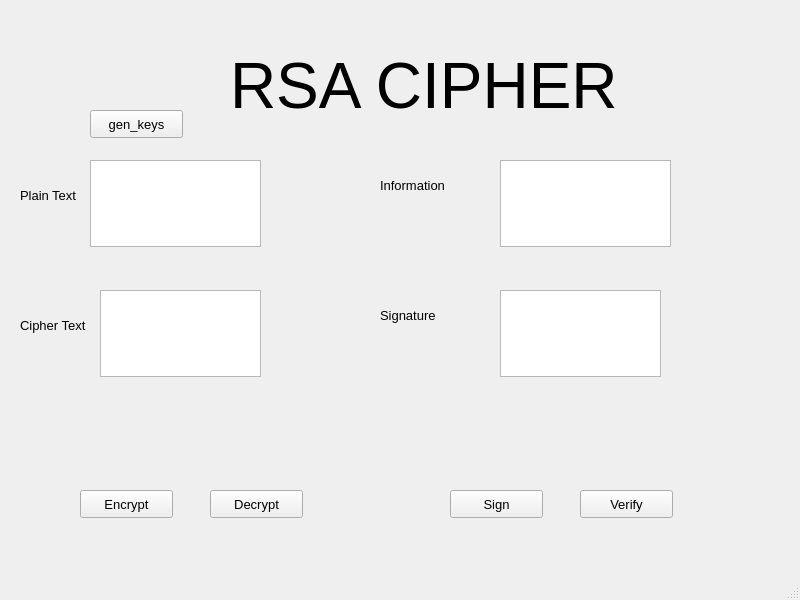
<?xml version="1.0" encoding="UTF-8"?>
<ui version="4.0">
 <class>MainWindow</class>
 <widget class="QMainWindow" name="MainWindow">
  <property name="geometry">
   <rect>
    <x>0</x>
    <y>0</y>
    <width>800</width>
    <height>600</height>
   </rect>
  </property>
  <property name="windowTitle">
   <string>MainWindow</string>
  </property>
  <widget class="QWidget" name="centralwidget">
   <widget class="QLabel" name="label_3">
    <property name="geometry">
     <rect>
      <x>20</x>
      <y>300</y>
      <width>71</width>
      <height>51</height>
     </rect>
    </property>
    <property name="font">
     <font>
      <pointsize>10</pointsize>
     </font>
    </property>
    <property name="text">
     <string>Cipher Text</string>
    </property>
   </widget>
   <widget class="QLabel" name="label_2">
    <property name="geometry">
     <rect>
      <x>20</x>
      <y>180</y>
      <width>91</width>
      <height>31</height>
     </rect>
    </property>
    <property name="font">
     <font>
      <pointsize>10</pointsize>
     </font>
    </property>
    <property name="text">
     <string>Plain Text</string>
    </property>
   </widget>
   <widget class="QPushButton" name="btn_decrypt">
    <property name="geometry">
     <rect>
      <x>210</x>
      <y>490</y>
      <width>93</width>
      <height>28</height>
     </rect>
    </property>
    <property name="font">
     <font>
      <pointsize>10</pointsize>
     </font>
    </property>
    <property name="text">
     <string>Decrypt</string>
    </property>
   </widget>
   <widget class="QLabel" name="label">
    <property name="geometry">
     <rect>
      <x>230</x>
      <y>50</y>
      <width>601</width>
      <height>71</height>
     </rect>
    </property>
    <property name="font">
     <font>
      <pointsize>48</pointsize>
     </font>
    </property>
    <property name="text">
     <string>RSA CIPHER</string>
    </property>
   </widget>
   <widget class="QPushButton" name="btn_encrypt">
    <property name="geometry">
     <rect>
      <x>80</x>
      <y>490</y>
      <width>93</width>
      <height>28</height>
     </rect>
    </property>
    <property name="font">
     <font>
      <pointsize>10</pointsize>
     </font>
    </property>
    <property name="text">
     <string>Encrypt</string>
    </property>
   </widget>
   <widget class="QTextEdit" name="txt_cipher_text">
    <property name="geometry">
     <rect>
      <x>100</x>
      <y>290</y>
      <width>161</width>
      <height>87</height>
     </rect>
    </property>
   </widget>
   <widget class="QTextEdit" name="txt_plain_text">
    <property name="geometry">
     <rect>
      <x>90</x>
      <y>160</y>
      <width>171</width>
      <height>87</height>
     </rect>
    </property>
   </widget>
   <widget class="QLabel" name="label_5">
    <property name="geometry">
     <rect>
      <x>380</x>
      <y>290</y>
      <width>71</width>
      <height>51</height>
     </rect>
    </property>
    <property name="font">
     <font>
      <pointsize>10</pointsize>
     </font>
    </property>
    <property name="text">
     <string>Signature</string>
    </property>
   </widget>
   <widget class="QLabel" name="label_6">
    <property name="geometry">
     <rect>
      <x>380</x>
      <y>170</y>
      <width>91</width>
      <height>31</height>
     </rect>
    </property>
    <property name="font">
     <font>
      <pointsize>10</pointsize>
     </font>
    </property>
    <property name="text">
     <string>Information</string>
    </property>
   </widget>
   <widget class="QTextEdit" name="txt_info">
    <property name="geometry">
     <rect>
      <x>500</x>
      <y>160</y>
      <width>171</width>
      <height>87</height>
     </rect>
    </property>
   </widget>
   <widget class="QTextEdit" name="txt_sign">
    <property name="geometry">
     <rect>
      <x>500</x>
      <y>290</y>
      <width>161</width>
      <height>87</height>
     </rect>
    </property>
   </widget>
   <widget class="QPushButton" name="btn_sign">
    <property name="geometry">
     <rect>
      <x>450</x>
      <y>490</y>
      <width>93</width>
      <height>28</height>
     </rect>
    </property>
    <property name="font">
     <font>
      <pointsize>10</pointsize>
     </font>
    </property>
    <property name="text">
     <string>Sign</string>
    </property>
   </widget>
   <widget class="QPushButton" name="btn_verify">
    <property name="geometry">
     <rect>
      <x>580</x>
      <y>490</y>
      <width>93</width>
      <height>28</height>
     </rect>
    </property>
    <property name="font">
     <font>
      <pointsize>10</pointsize>
     </font>
    </property>
    <property name="text">
     <string>Verify</string>
    </property>
   </widget>
   <widget class="QPushButton" name="btn_gen_keys">
    <property name="geometry">
     <rect>
      <x>90</x>
      <y>110</y>
      <width>93</width>
      <height>28</height>
     </rect>
    </property>
    <property name="font">
     <font>
      <pointsize>10</pointsize>
     </font>
    </property>
    <property name="text">
     <string>gen_keys</string>
    </property>
   </widget>
  </widget>
  <widget class="QMenuBar" name="menubar">
   <property name="geometry">
    <rect>
     <x>0</x>
     <y>0</y>
     <width>800</width>
     <height>21</height>
    </rect>
   </property>
  </widget>
  <widget class="QStatusBar" name="statusbar"/>
 </widget>
 <resources/>
 <connections/>
</ui>
